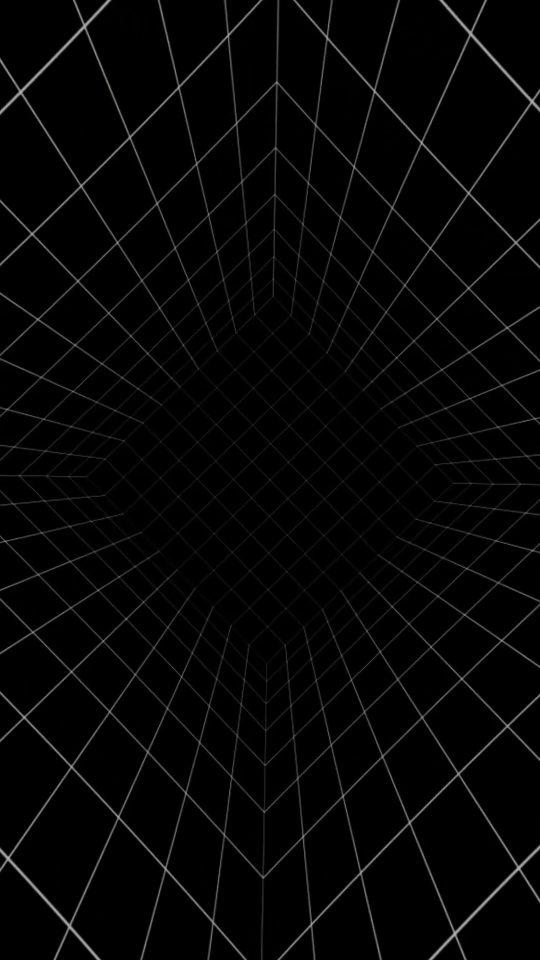
#> input picture frame 36 of Images/grid moving.mp4, 1080 x 1920 px (shown at 1/2 size)
$ python motion_segmentation.py
#> lines starting #> are read from the running program, lines starting #| are printed output that depends on the picture; after the words box and inside, x2 and y2 are one past the last pixel; in counts of white or black regions, pixels touching at a corner belong together
# motion_segmentation.py
import cv2
import numpy as np

video_path = r"../Images/grid moving.mp4"  # or 0 for webcam
cap = cv2.VideoCapture(video_path)

ret, prev = cap.read()
#> prev is the input picture: shape (1920, 1080, 3); mean B, G, R 5.4, 5.4, 5.4
if not ret:
    raise SystemExit("Cannot read video")

prev_gray = cv2.cvtColor(prev, cv2.COLOR_BGR2GRAY)

while True:
    ret, frame = cap.read()
    if not ret:
        break
    gray = cv2.cvtColor(frame, cv2.COLOR_BGR2GRAY)
    flow = cv2.calcOpticalFlowFarneback(prev_gray, gray, None,
                                        0.5, 3, 15, 3, 5, 1.2, 0)
    mag, ang = cv2.cartToPolar(flow[..., 0], flow[..., 1])
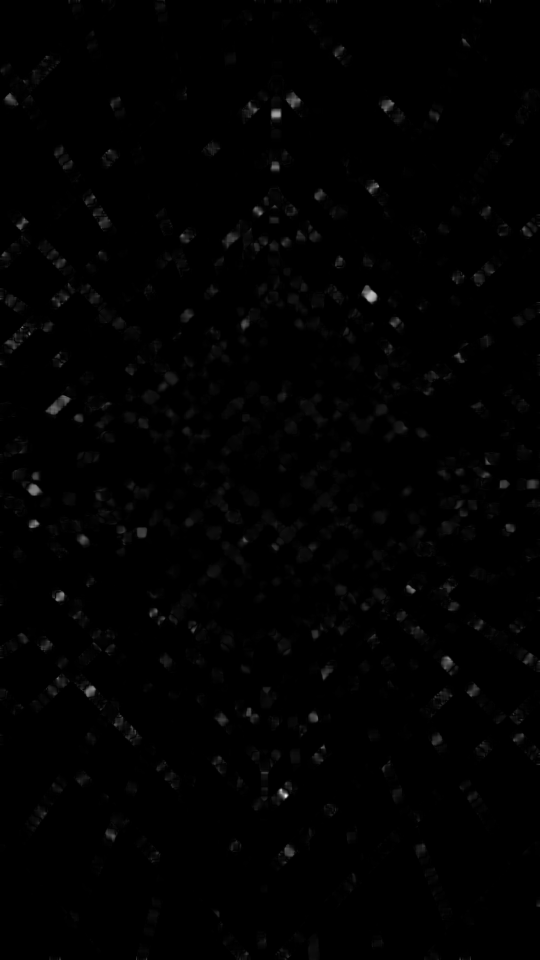
#> mag: shape (1920, 1080) float32 (shown at 1/2 size); min 0, max 5.58, mean 0.0437; drawn with min black and max white
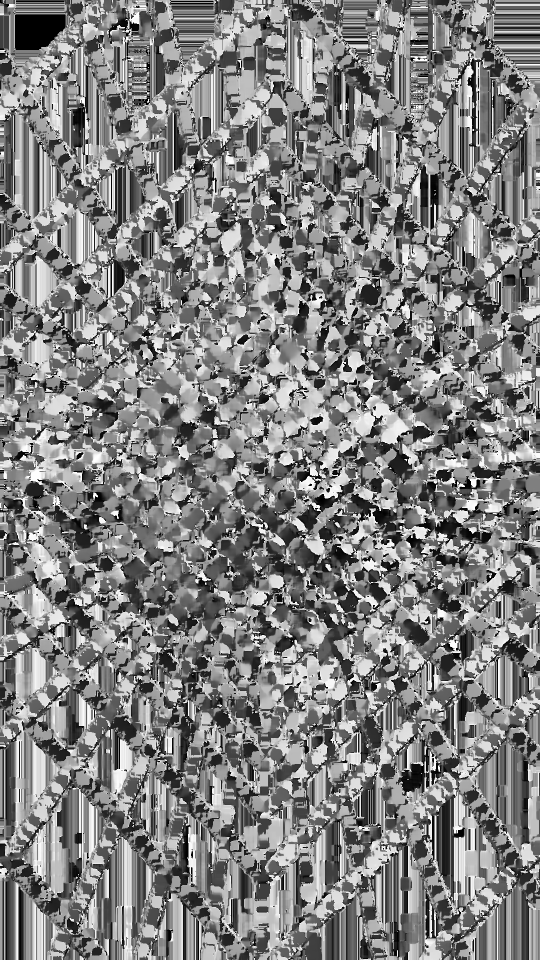
#> ang: shape (1920, 1080) float32 (shown at 1/2 size); min 0, max 6.28, mean 3.2; drawn with min black and max white

    # threshold magnitude to get motion areas
    mag_norm = cv2.normalize(mag, None, 0, 255, cv2.NORM_MINMAX).astype(np.uint8)
    _, motion_mask = cv2.threshold(mag_norm, 25, 255, cv2.THRESH_BINARY)
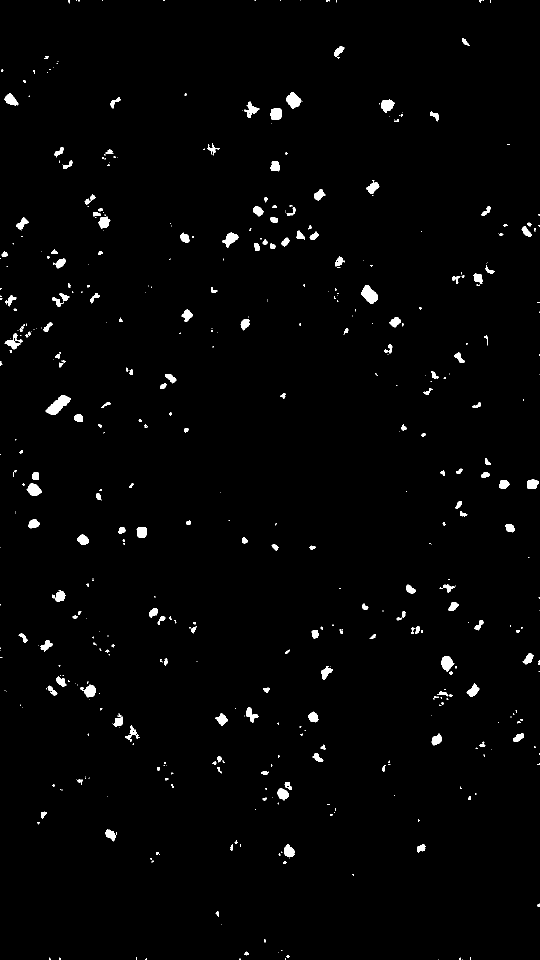
#> motion_mask: shape (1920, 1080) (shown at 1/2 size); 1.5% white; 522 white regions (317 under 20 px), largest, box (x1, y1, x2, y2) and area: (91, 790, 142, 830) 960, (723, 570, 755, 608) 753, (572, 184, 603, 218) 624

    # Morphological cleaning
    kernel = cv2.getStructuringElement(cv2.MORPH_ELLIPSE, (7, 7))
    motion_mask = cv2.morphologyEx(motion_mask, cv2.MORPH_OPEN, kernel, iterations=1)
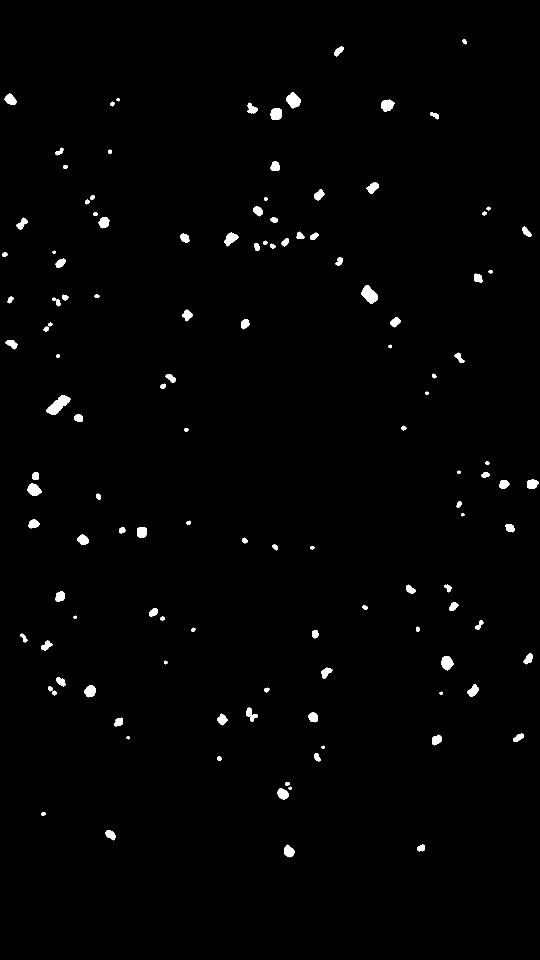
#> motion_mask: shape (1920, 1080) (shown at 1/2 size); 1.1% white; 124 white regions, largest, box (x1, y1, x2, y2) and area: (92, 790, 141, 830) 944, (723, 570, 755, 608) 746, (572, 184, 602, 217) 611
    motion_mask = cv2.morphologyEx(motion_mask, cv2.MORPH_DILATE, kernel, iterations=2)
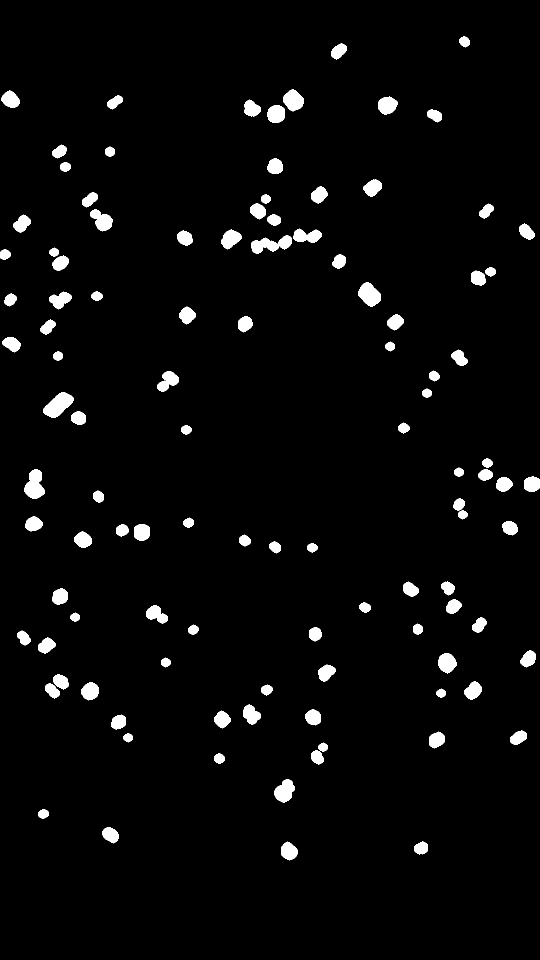
#> motion_mask: shape (1920, 1080) (shown at 1/2 size); 3.4% white; 108 white regions

    # find contours and draw bounding boxes
    contours, _ = cv2.findContours(motion_mask, cv2.RETR_EXTERNAL, cv2.CHAIN_APPROX_SIMPLE)
#> contours = 108 contours; largest, box (x1, y1, x2, y2) and area: (86, 784, 147, 836) 1737, (48, 938, 90, 998) 1550, (502, 470, 584, 508) 1536, (717, 564, 761, 614) 1398, (549, 1558, 590, 1606) 1231
    out = frame.copy()
    for cnt in contours:
        area = cv2.contourArea(cnt)
        if area < 500:  # filter small blobs (tweak as needed)
            continue
        x, y, w, h = cv2.boundingRect(cnt)
        cv2.rectangle(out, (x, y), (x + w, y + h), (0, 255, 0), 2)
#> this loop made 108 passes
#> (area, x, y, w, h) on passes 1, 2, 3, 5, 10, 11, 12, 13, 14, 15, 18, 19: (505, 829, 1683, 27, 26), (847, 562, 1683, 33, 38), (712, 205, 1654, 33, 33), (1231, 549, 1558, 41, 48), (737, 858, 1463, 32, 34), (631.5, 1020, 1461, 34, 29), (634, 222, 1429, 30, 30), (741, 428, 1421, 33, 36), (726.5, 611, 1418, 31, 33), (877.5, 486, 1409, 36, 41), (534.5, 90, 1366, 30, 31), (910, 162, 1364, 36, 37)
#> area on passes 4, 6, 7, 8, 9, 16: 286, 296.5, 492, 228, 228, 228
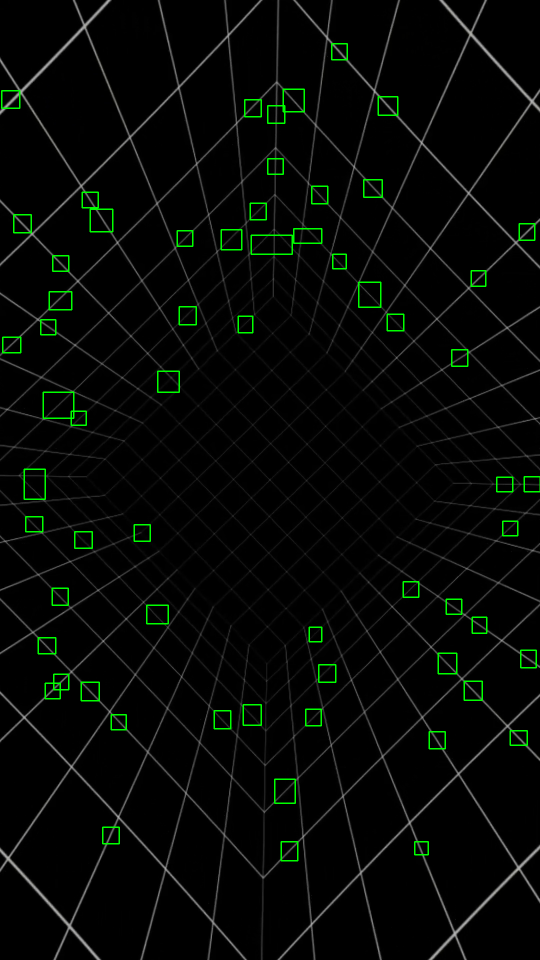
#> out: shape (1920, 1080, 3) (shown at 1/2 size); mean B, G, R 5.4, 8.6, 5.4

    cv2.imshow("Frame", frame)
    cv2.imshow("Motion Mask", motion_mask)
    cv2.imshow("Detected Motion", out)

    if cv2.waitKey(1) & 0xFF == 27:
#> (key Esc is pressed here)
        break

    prev_gray = gray

cap.release()
cv2.destroyAllWindows()

$ run again, starting later in the video
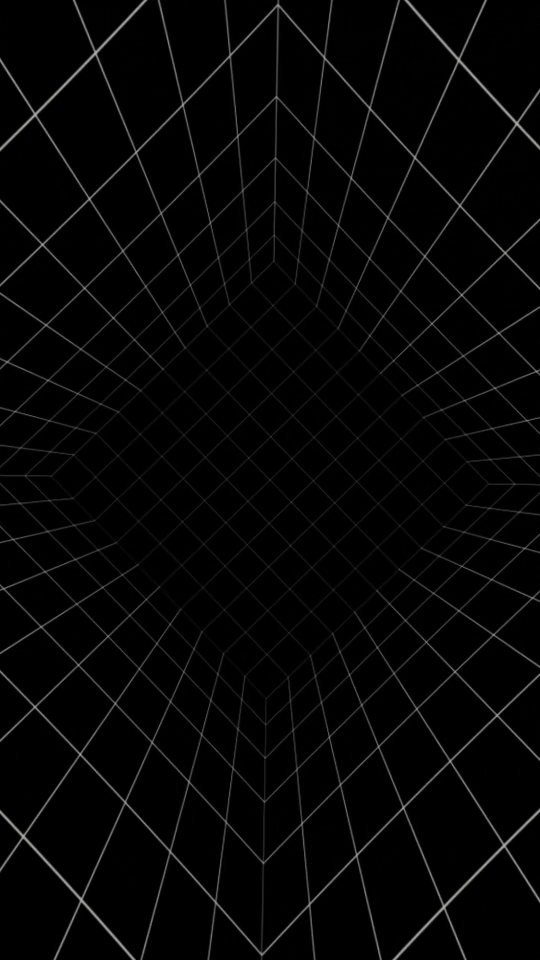
#> input picture frame 166 of Images/grid moving.mp4, 1080 x 1920 px (shown at 1/2 size)
#> prev is the input picture: shape (1920, 1080, 3); mean B, G, R 5.3, 5.3, 5.3
#> `motion_mask = cv2.morphologyEx(motion_mask, cv2.MORPH_DILATE, kernel, ..`:
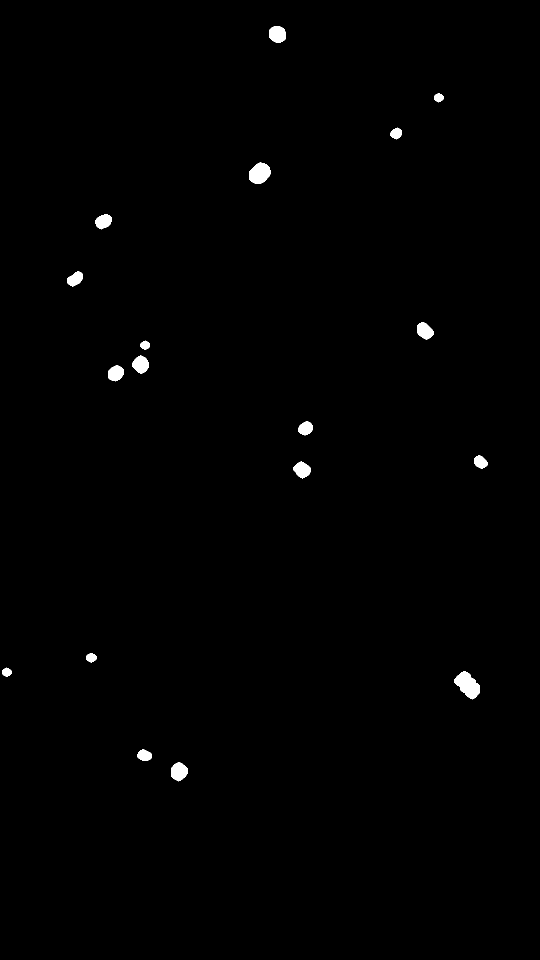
#> motion_mask: shape (1920, 1080) (shown at 1/2 size); 0.6% white; 18 white regions
#> contours = 18 contours; largest, box (x1, y1, x2, y2) and area: (909, 1342, 959, 1399) 1638, (498, 325, 542, 368) 1314, (342, 1524, 375, 1563) 879, (539, 52, 571, 85) 845, (264, 711, 297, 748) 806
#> the loop `for cnt in contours:` made 18 passes
#> (area, x, y, w, h) on passes 1, 3, 6, 8, 9, 10, 12, 13: (879, 342, 1524, 33, 39), (1638.5, 909, 1342, 50, 57), (748.5, 587, 923, 34, 34), (566, 597, 842, 29, 29), (723, 216, 731, 32, 32), (806, 264, 711, 33, 37), (762.5, 834, 644, 33, 35), (601.5, 134, 542, 32, 31)
#> after the loop `for cnt in contours:`:
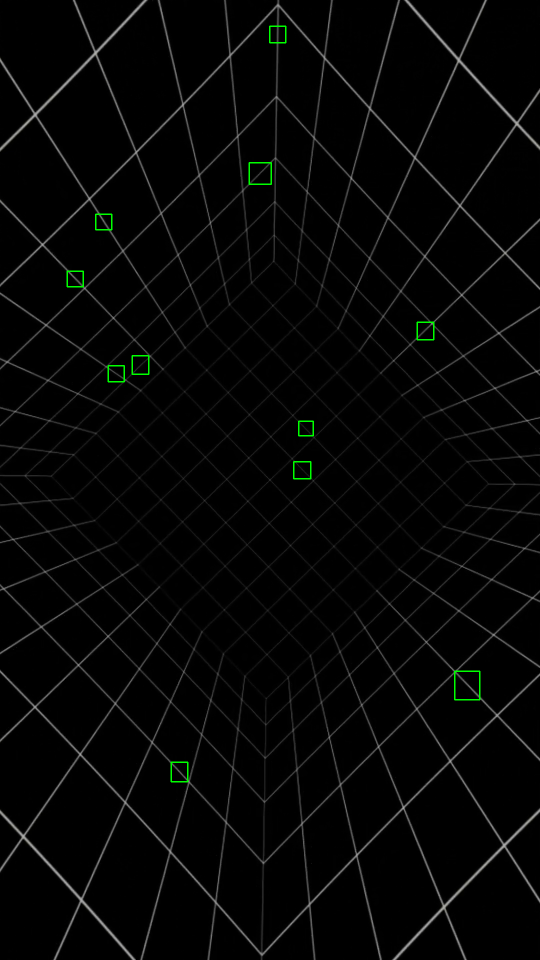
#> out: shape (1920, 1080, 3) (shown at 1/2 size); mean B, G, R 5.3, 5.9, 5.3
